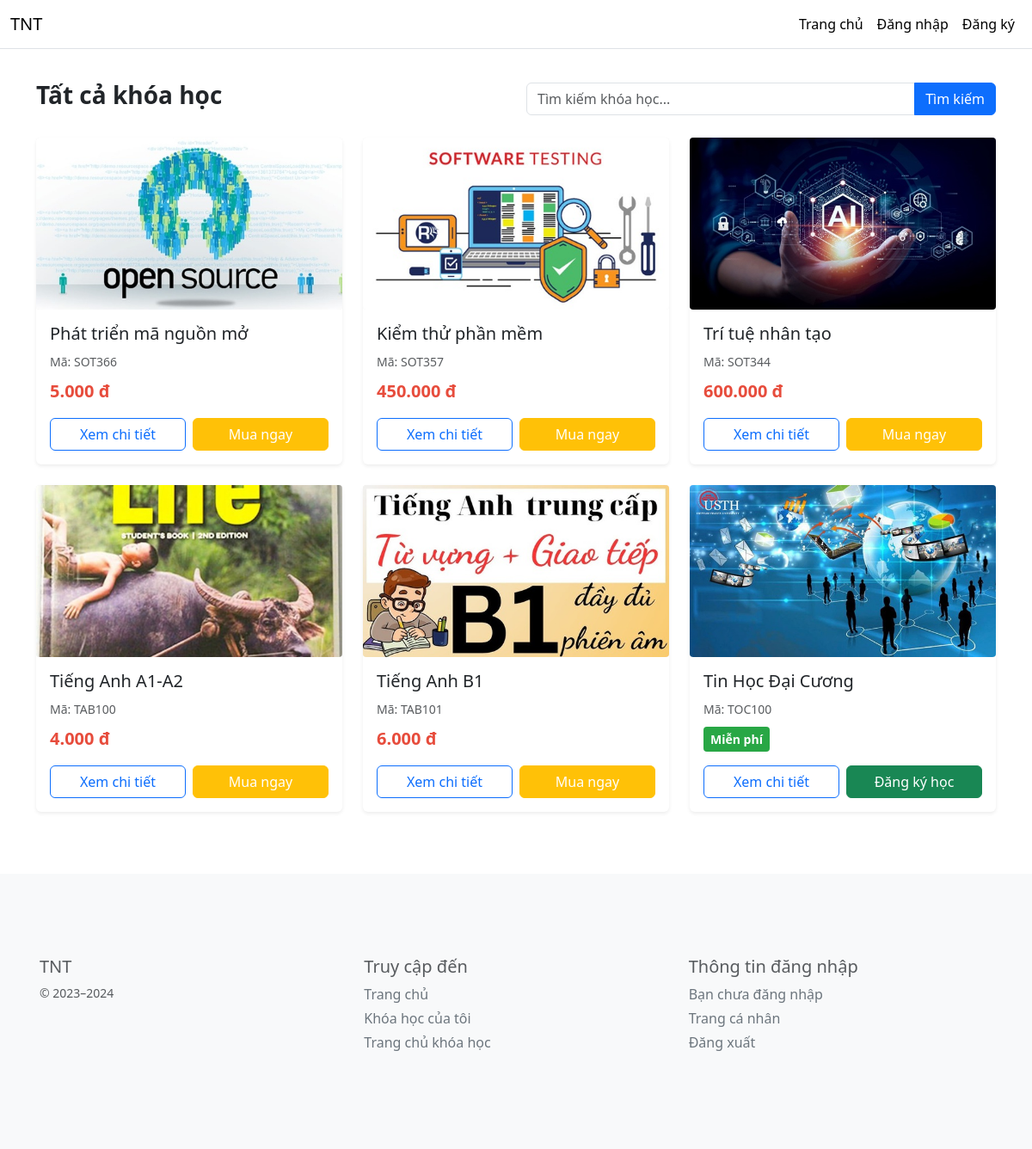
The page / on the database its author committed.
### tables this page shows
CREATE TABLE `course` (
  `course_id` int(11) NOT NULL,
  `course_background` varchar(255) DEFAULT NULL,
  `course_code` varchar(10) NOT NULL,
  `course_name` varchar(255) NOT NULL,
  `course_description` text NOT NULL,
  `teacher_id` bigint(20) NOT NULL,
  `start_date` date NOT NULL,
  `end_date` date NOT NULL,
  `status` char(1) NOT NULL,
  `price` decimal(10,2) NOT NULL DEFAULT 0.00
);

### index.php (the view, shortened to what this page needs)
<?php
include('layout.php');
include_once('config/connect.php');
if ($_SERVER["REQUEST_METHOD"] == "POST" && isset($_POST['timkiem'])) {
    $tukhoa = $_POST['tukhoa'];
    $keyword = strtolower(trim($tukhoa));
    $keyword = str_replace(' ', '', $keyword);
    $sql = "SELECT * FROM course
            WHERE LOWER(REPLACE(REPLACE(REPLACE(REPLACE(course_name, ' ', ''), 'Đ', 'D'),'đ','d'), ' ', '')) LIKE '%$keyword%'
            OR course_name LIKE '%$tukhoa%'";
    $result = mysqli_query($dbconnect, $sql);
} else {
    $sql = "SELECT * FROM course";
    $result = mysqli_query($dbconnect, $sql);
}
?>
<!DOCTYPE html>
<html lang="en">
<head>
</head>
<body>
    <header class="container mt-4">
        <div class="row align-items-center">
            <div class="col-md-6">
                <h3 class="fw-bold">Tất cả khóa học</h3>
            </div>
            <div class="col-md-6">
                <form action="index.php" method="POST">
                    <div class="input-group">
                        <input type="search" class="form-control" placeholder="Tìm kiếm khóa học..." name="tukhoa" value="<?php echo isset($_POST['tukhoa']) ? $_POST['tukhoa'] : ''; ?>">
                        <button class="btn btn-primary rounded-end" type="submit" name="timkiem" value="find">
                            <i class="bi bi-search"></i> Tìm kiếm
                        </button>
                    </div>
                </form>
            </div>
        </div>
    </header>
    <div class="container mt-4">
        <div class="row">
            <?php
            if (mysqli_num_rows($result) > 0) {
                while ($row = mysqli_fetch_array($result)) {
                    $is_free = $row['price'] == 0;
                    $img_path = "assets/file/course_background/" . $row['course_background'];
            ?>
                    <div class="col-md-4 mb-4">
                        <div class="card h-100 shadow-sm border-0">
                            <div class="custom-card">
                                <img src="<?php echo $img_path; ?>"
                                     alt="<?php echo $row['course_name']; ?>"
                                     onerror="this.src='https://via.placeholder.com/600x400?text=No+Image'">
                            </div>
                            <div class="card-body d-flex flex-column">
                                <h5 class="card-title text-truncate" title="<?php echo $row['course_name']; ?>">
                                    <?php echo $row['course_name']; ?>
                                </h5>
                                <p class="card-text text-muted mb-2">
                                    <small>Mã: <?php echo $row['course_code']; ?></small>
                                </p>
                                <div class="mt-auto">
                                    <div class="d-flex justify-content-between align-items-center mb-3">
                                        <?php if ($is_free): ?>
                                            <span class="free-badge">Miễn phí</span>
                                        <?php else: ?>
                                            <span class="price-tag"><?php echo number_format($row['price'], 0, ',', '.'); ?> đ</span>
                                        <?php endif; ?>
                                    </div>
                                    <div class="btn-group-custom">
                                        <a class="btn btn-outline-primary" href="course_preview.php?id=<?php echo $row['course_id']; ?>">
                                            Xem chi tiết
                                        </a>
                                        <?php if ($is_free): ?>
                                            <a class="btn btn-success" href="account/login.php?redirect=course&id=<?php echo $row['course_id']; ?>">
                                                Đăng ký học
                                            </a>
                                        <?php else: ?>
                                            <a class="btn btn-warning text-white" href="account/login.php?redirect=payment&course_id=<?php echo $row['course_id']; ?>">
                                                Mua ngay
                                            </a>
                                        <?php endif; ?>
                                    </div>
                                </div>
                            </div>
                        </div>
                    </div>
            <?php
                }
            } else {
                echo "<div class='col-12 text-center py-5'>";
                echo "<h4 class='text-muted'>Không tìm thấy khóa học nào phù hợp.</h4>";
                echo "</div>";
            }
            ?>
        </div>
    </div>
    <?php include("footer.php"); ?>
</body>
</html>

### layout.php (style rules this page uses)
body { padding-top: 70px; background-color: white; }

### index.php (style rules this page uses)
.custom-card { width: 100%; height: 0; padding-top: 56.25%; position: relative; background-color: #f0f0f0; overflow: hidden; border-radius: 4px; }
.custom-card img { position: absolute; top: 0; left: 0; width: 100%; height: 100%; object-fit: cover; transition: transform 0.3s ease; }
.price-tag { font-size: 1.25rem; font-weight: bold; color: #e74c3c; }
.free-badge { background-color: #28a745; color: white; padding: 0.25rem 0.5rem; border-radius: 0.25rem; font-size: 0.875rem; font-weight: bold; }
.btn-group-custom { display: flex; gap: 0.5rem; flex-wrap: wrap; }
.btn-group-custom .btn { flex: 1; }

### rows shown on the page
course: course_background (picture), course_name "Phát triển mã nguồn mở", course_code "SOT366", price "5.000"
course: course_background (picture), course_name "Kiểm thử phần mềm", course_code "SOT357", price "450.000"
course: course_background (picture), course_name "Trí tuệ nhân tạo", course_code "SOT344", price "600.000"
course: course_background (picture), course_name "Tiếng Anh A1-A2", course_code "TAB100", price "4.000"
course: course_background (picture), course_name "Tiếng Anh B1", course_code "TAB101", price "6.000"
course: course_background (picture), course_name "Tin Học Đại Cương", course_code "TOC100", price "Miễn phí"
